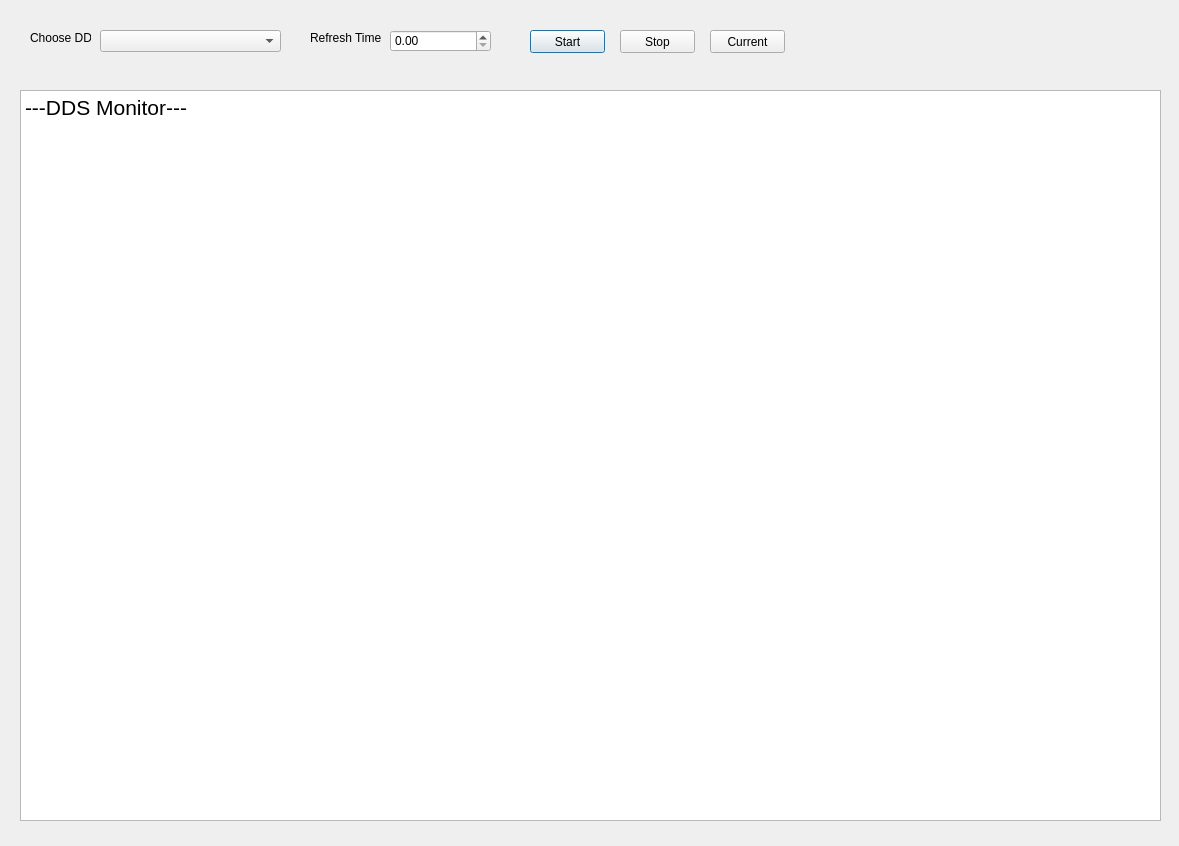
<?xml version="1.0" encoding="UTF-8"?>
<ui version="4.0">
 <class>DDSMonitor</class>
 <widget class="QDialog" name="DDSMonitor">
  <property name="geometry">
   <rect>
    <x>0</x>
    <y>0</y>
    <width>1179</width>
    <height>846</height>
   </rect>
  </property>
  <property name="windowTitle">
   <string>DDS Monitor</string>
  </property>
  <widget class="QTextBrowser" name="Monitor_TextBrowser">
   <property name="geometry">
    <rect>
     <x>20</x>
     <y>90</y>
     <width>1141</width>
     <height>731</height>
    </rect>
   </property>
   <property name="html">
    <string>&lt;!DOCTYPE HTML PUBLIC &quot;-//W3C//DTD HTML 4.0//EN&quot; &quot;http://www.w3.org/TR/REC-html40/strict.dtd&quot;&gt;
&lt;html&gt;&lt;head&gt;&lt;meta name=&quot;qrichtext&quot; content=&quot;1&quot; /&gt;&lt;style type=&quot;text/css&quot;&gt;
p, li { white-space: pre-wrap; }
&lt;/style&gt;&lt;/head&gt;&lt;body style=&quot; font-family:'MS Shell Dlg 2'; font-size:8.25pt; font-weight:400; font-style:normal;&quot;&gt;
&lt;p style=&quot; margin-top:0px; margin-bottom:0px; margin-left:0px; margin-right:0px; -qt-block-indent:0; text-indent:0px;&quot;&gt;&lt;span style=&quot; font-size:16pt;&quot;&gt;---DDS Monitor---&lt;/span&gt;&lt;/p&gt;&lt;/body&gt;&lt;/html&gt;</string>
   </property>
  </widget>
  <widget class="QComboBox" name="ChooseDDS_ComboBox">
   <property name="geometry">
    <rect>
     <x>100</x>
     <y>30</y>
     <width>181</width>
     <height>22</height>
    </rect>
   </property>
  </widget>
  <widget class="QLabel" name="ChooseDDS_label">
   <property name="geometry">
    <rect>
     <x>30</x>
     <y>30</y>
     <width>61</width>
     <height>16</height>
    </rect>
   </property>
   <property name="text">
    <string>Choose DDS</string>
   </property>
  </widget>
  <widget class="QLabel" name="RefreshTime_label">
   <property name="geometry">
    <rect>
     <x>310</x>
     <y>30</y>
     <width>71</width>
     <height>16</height>
    </rect>
   </property>
   <property name="text">
    <string>Refresh Time</string>
   </property>
  </widget>
  <widget class="QDoubleSpinBox" name="RefreshTime_SpinBox">
   <property name="geometry">
    <rect>
     <x>390</x>
     <y>30</y>
     <width>101</width>
     <height>22</height>
    </rect>
   </property>
  </widget>
  <widget class="QPushButton" name="Start_Button">
   <property name="geometry">
    <rect>
     <x>530</x>
     <y>30</y>
     <width>75</width>
     <height>23</height>
    </rect>
   </property>
   <property name="text">
    <string>Start</string>
   </property>
  </widget>
  <widget class="QPushButton" name="Stop_Button">
   <property name="geometry">
    <rect>
     <x>620</x>
     <y>30</y>
     <width>75</width>
     <height>23</height>
    </rect>
   </property>
   <property name="text">
    <string>Stop</string>
   </property>
  </widget>
  <widget class="QPushButton" name="Current_Button">
   <property name="geometry">
    <rect>
     <x>710</x>
     <y>30</y>
     <width>75</width>
     <height>23</height>
    </rect>
   </property>
   <property name="text">
    <string>Current</string>
   </property>
  </widget>
 </widget>
 <resources/>
 <connections/>
</ui>
